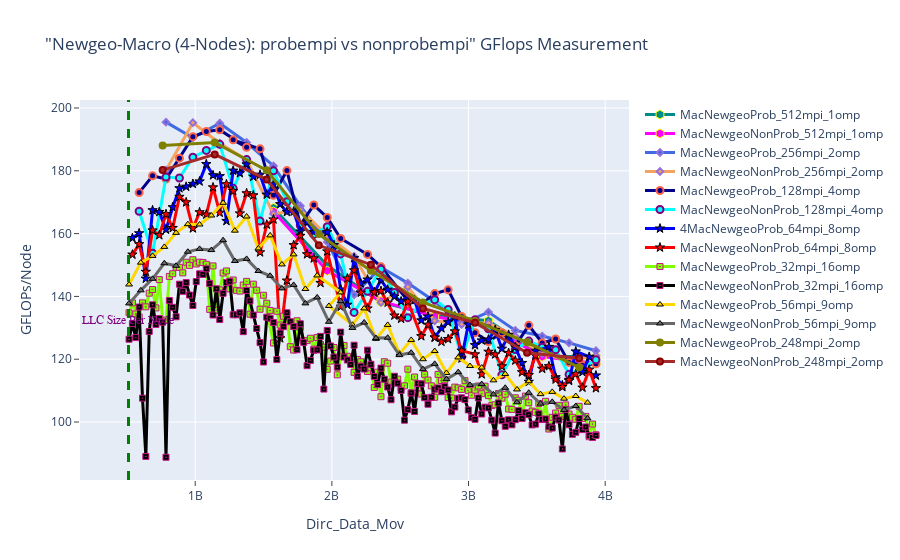

Here is the notebook cell this chart was saved with:
### Markdown cell above
## GFLOPS - Newgeo Macro: Probempi vs Nonprobempi

### Code cell
fig = go.Figure() 

# Case 1
fig.add_trace(go.Scatter(x=(dfn4MacNewgeoProb_512mpi_1omp.Dirc_Data_Mov*(dfn4MacNewgeoProb_512mpi_1omp.MPI_size/4)), 
                         y=(dfn4MacNewgeoProb_512mpi_1omp.GFLOPS*(dfn4MacNewgeoProb_512mpi_1omp.MPI_size/4)), 
                         mode='lines+markers', 
                         name='MacNewgeoProb_512mpi_1omp',
                         line=dict(color='darkcyan',width=3),
                         marker=dict(symbol='hexagon',size=9, line=dict(color='yellow',width=1))))

fig.add_trace(go.Scatter(x=(dfn4MacNewgeoNonProb_512mpi_1omp.Dirc_Data_Mov*(dfn4MacNewgeoNonProb_512mpi_1omp.MPI_size/4)), 
                         y=(dfn4MacNewgeoNonProb_512mpi_1omp.GFLOPS*(dfn4MacNewgeoNonProb_512mpi_1omp.MPI_size/4)), 
                         mode='lines+markers', 
                         name='MacNewgeoNonProb_512mpi_1omp',
                         line=dict(color='magenta',width=3),
                         marker=dict(symbol='hexagon',size=9, line=dict(color='yellow',width=1))))


# Case 2
fig.add_trace(go.Scatter(x=(dfn4MacNewgeoProb_256mpi_2omp.Dirc_Data_Mov*(dfn4MacNewgeoProb_256mpi_2omp.MPI_size/4)), 
                         y=(dfn4MacNewgeoProb_256mpi_2omp.GFLOPS*(dfn4MacNewgeoProb_256mpi_2omp.MPI_size/4)), 
                         mode='lines+markers', 
                         name='MacNewgeoProb_256mpi_2omp',
                         line=dict(color='royalblue',width=3),
                         marker=dict(symbol='diamond',size=5,line=dict(color='MediumPurple',width=2))))

fig.add_trace(go.Scatter(x=(dfn4MacNewgeoNonProb_256mpi_2omp.Dirc_Data_Mov*(dfn4MacNewgeoNonProb_256mpi_2omp.MPI_size/4)), 
                         y=(dfn4MacNewgeoNonProb_256mpi_2omp.GFLOPS*(dfn4MacNewgeoNonProb_256mpi_2omp.MPI_size/4)), 
                         mode='lines+markers', 
                         name='MacNewgeoNonProb_256mpi_2omp',
                         line=dict(color='sandybrown',width=3),
                         marker=dict(symbol='diamond',size=5,line=dict(color='MediumPurple',width=2))))


# Case 3
fig.add_trace(go.Scatter(x=(dfn4MacNewgeoProb_128mpi_4omp.Dirc_Data_Mov*(dfn4MacNewgeoProb_128mpi_4omp.MPI_size/4)), 
                         y=(dfn4MacNewgeoProb_128mpi_4omp.GFLOPS*(dfn4MacNewgeoProb_128mpi_4omp.MPI_size/4)), 
                         mode='lines+markers', 
                         name='MacNewgeoProb_128mpi_4omp',
                         line=dict(color='darkblue',width=3),
                         marker=dict(symbol='circle',size=7, line=dict(color='tomato',width=2))))

fig.add_trace(go.Scatter(x=(dfn4MacNewgeoNonProb_128mpi_4omp.Dirc_Data_Mov*(dfn4MacNewgeoNonProb_128mpi_4omp.MPI_size/4)), 
                         y=(dfn4MacNewgeoNonProb_128mpi_4omp.GFLOPS*(dfn4MacNewgeoNonProb_128mpi_4omp.MPI_size/4)), 
                         mode='lines+markers', 
                         name='MacNewgeoNonProb_128mpi_4omp',
                         line=dict(color='cyan',width=3),
                         marker=dict(symbol='circle',size=7,line=dict(color='Purple',width=2))))



# Case 4
fig.add_trace(go.Scatter(x=(dfn4MacNewgeoProb_64mpi_8omp.Dirc_Data_Mov*(dfn4MacNewgeoProb_64mpi_8omp.MPI_size/4)), 
                         y=(dfn4MacNewgeoProb_64mpi_8omp.GFLOPS*(dfn4MacNewgeoProb_64mpi_8omp.MPI_size/4)), 
                         mode='lines+markers', 
                         name='4MacNewgeoProb_64mpi_8omp',
                         line=dict(color='blue',width=3),
                         marker=dict(symbol='star',size=7, line=dict(color='black',width=1))))

fig.add_trace(go.Scatter(x=(dfn4MacNewgeoNonProb_64mpi_8omp.Dirc_Data_Mov*(dfn4MacNewgeoNonProb_64mpi_8omp.MPI_size/4)), 
                         y=(dfn4MacNewgeoNonProb_64mpi_8omp.GFLOPS*(dfn4MacNewgeoNonProb_64mpi_8omp.MPI_size/4)), 
                         mode='lines+markers', 
                         name='MacNewgeoNonProb_64mpi_8omp',
                         line=dict(color='red',width=3),
                         marker=dict(symbol='star',size=7, line=dict(color='black',width=1))))


# Case 5
fig.add_trace(go.Scatter(x=(dfn4MacNewgeoProb_32mpi_16omp.Dirc_Data_Mov*(dfn4MacNewgeoProb_32mpi_16omp.MPI_size/4)), 
                         y=(dfn4MacNewgeoProb_32mpi_16omp.GFLOPS*(dfn4MacNewgeoProb_32mpi_16omp.MPI_size/4)), 
                         mode='lines+markers', 
                         name='MacNewgeoProb_32mpi_16omp',
                         line=dict(color='chartreuse',width=3),
                         marker=dict(symbol='square-dot',size=6, line=dict(color='mediumvioletred',width=1))))

fig.add_trace(go.Scatter(x=(dfn4MacNewgeoNonProb_32mpi_16omp.Dirc_Data_Mov*(dfn4MacNewgeoNonProb_32mpi_16omp.MPI_size/4)), 
                         y=(dfn4MacNewgeoNonProb_32mpi_16omp.GFLOPS*(dfn4MacNewgeoNonProb_32mpi_16omp.MPI_size/4)), 
                         mode='lines+markers', 
                         name='MacNewgeoNonProb_32mpi_16omp',
                         line=dict(color='black',width=3),
                         marker=dict(symbol='square-dot',size=6, line=dict(color='mediumvioletred',width=1))))


# Case 6
fig.add_trace(go.Scatter(x=(dfn4MacNewgeoProb_56mpi_9omp.Dirc_Data_Mov*(dfn4MacNewgeoProb_56mpi_9omp.MPI_size/4)), 
                         y=(dfn4MacNewgeoProb_56mpi_9omp.GFLOPS*(dfn4MacNewgeoProb_56mpi_9omp.MPI_size/4)), 
                         mode='lines+markers', 
                         name='MacNewgeoProb_56mpi_9omp',
                         line=dict(color='gold',width=3),
                         marker=dict(symbol='triangle-up',size=6, line=dict(color='black',width=1))))

fig.add_trace(go.Scatter(x=(dfn4MacNewgeoNonProb_56mpi_9omp.Dirc_Data_Mov*(dfn4MacNewgeoNonProb_56mpi_9omp.MPI_size/4)), 
                         y=(dfn4MacNewgeoNonProb_56mpi_9omp.GFLOPS*(dfn4MacNewgeoNonProb_56mpi_9omp.MPI_size/4)), 
                         mode='lines+markers', 
                         name='MacNewgeoNonProb_56mpi_9omp',
                         line=dict(color='dimgray',width=3),
                         marker=dict(symbol='triangle-up',size=6, line=dict(color='black',width=1))))



# Case 7
fig.add_trace(go.Scatter(x=(dfn4MacNewgeoProb_248mpi_2omp.Dirc_Data_Mov*(dfn4MacNewgeoProb_248mpi_2omp.MPI_size/4)), 
                         y=(dfn4MacNewgeoProb_248mpi_2omp.GFLOPS*(dfn4MacNewgeoProb_248mpi_2omp.MPI_size/4)), 
                         mode='lines+markers', 
                         name='MacNewgeoProb_248mpi_2omp',
                         line=dict(color='olive',width=3),
                         marker=dict(symbol='circle',size=6, line=dict(color='olive',width=2))))

fig.add_trace(go.Scatter(x=(dfn4MacNewgeoNonProb_248mpi_2omp.Dirc_Data_Mov*(dfn4MacNewgeoNonProb_248mpi_2omp.MPI_size/4)), 
                         y=(dfn4MacNewgeoNonProb_248mpi_2omp.GFLOPS*(dfn4MacNewgeoNonProb_248mpi_2omp.MPI_size/4)), 
                         mode='lines+markers', 
                         name='MacNewgeoNonProb_248mpi_2omp',
                         line=dict(color='Brown',width=3),
                         marker=dict(symbol='circle',size=6, line=dict(color='darkred',width=2))))




# Adding a vertical line
fig.add_vline(x=512e6, line_width=3, line_dash="dash", line_color="green")
# fig.add_hline(y=1024, line_width=3, line_dash="dash", line_color="red")

# Add annotation
fig.add_annotation(
    x='512e6'
    , y=130
    , text=f'LLC Size Per Node'
    , yanchor='bottom'
    , showarrow=False
    , arrowhead=1
    , arrowsize=1
    , arrowwidth=2
    , arrowcolor="#636363"
    , ax=-20
    , ay=-30
    , font=dict(size=12, color="purple", family="Sans Serif")
    , align="left"
    ,)

fig.update_layout(title='"Newgeo-Macro (4-Nodes): probempi vs nonprobempi" GFlops Measurement',
                  xaxis_title='Dirc_Data_Mov', yaxis_title='GFLOPs/Node', 
                  xaxis=dict(ticks="outside"),  
                  yaxis=dict(ticks="outside"))

### Figure 1 — Plotly figure (JSON) as saved in the notebook; plotly's stock layout.template omitted (floating-point values rounded to 4 significant figures; data arrays with more than 128 entries replaced by an {"elided": "..."} marker saying what was removed)
{"data": [{"line": {"color": "darkcyan", "width": 3}, "marker": {"line": {"color": "yellow", "width": 1}, "size": 9, "symbol": "hexagon"}, "mode": "lines+markers", "name": "MacNewgeoProb_512mpi_1omp", "type": "scatter", "x": [1572864000, 1966080000, 2359296000, 2752512000, 3145728000, 3538944000, 3932160000], "y": [168.2, 149.8, 138.2, 133.9, 132.3, 120.9, 120.8]}, {"line": {"color": "magenta", "width": 3}, "marker": {"line": {"color": "yellow", "width": 1}, "size": 9, "symbol": "hexagon"}, "mode": "lines+markers", "name": "MacNewgeoNonProb_512mpi_1omp", "type": "scatter", "x": [1572864000, 1966080000, 2359296000, 2752512000, 3145728000, 3538944000, 3932160000], "y": [167.1, 148.2, 138.5, 133.6, 130.4, 120.8, 118.6]}, {"line": {"color": "royalblue", "width": 3}, "marker": {"line": {"color": "MediumPurple", "width": 2}, "size": 5, "symbol": "diamond"}, "mode": "lines+markers", "name": "MacNewgeoProb_256mpi_2omp", "type": "scatter", "x": [786432000, 983040000, 1179648000, 1376256000, 1572864000, 1769472000, 1966080000, 2162688000, 2359296000, 2555904000, 2752512000, 2949120000, 3145728000, 3342336000, 3538944000, 3735552000, 3932160000], "y": [195.5, 190.5, 195.1, 189.0, 181.5, 168.8, 157.3, 140.5, 149.3, 144.2, 138.4, 131.3, 135.0, 129.2, 127.4, 125.2, 122.7]}, {"line": {"color": "sandybrown", "width": 3}, "marker": {"line": {"color": "MediumPurple", "width": 2}, "size": 5, "symbol": "diamond"}, "mode": "lines+markers", "name": "MacNewgeoNonProb_256mpi_2omp", "type": "scatter", "x": [786432000, 983040000, 1179648000, 1376256000, 1572864000, 1769472000, 1966080000, 2162688000, 2359296000, 2555904000, 2752512000, 2949120000, 3145728000, 3342336000, 3538944000, 3735552000, 3932160000], "y": [180.2, 195.3, 188.8, 183.5, 166.3, 167.6, 159.4, 152.7, 138.1, 143.0, 132.2, 131.1, 131.5, 127.3, 121.8, 119.6, 121.1]}, {"line": {"color": "darkblue", "width": 3}, "marker": {"line": {"color": "tomato", "width": 2}, "size": 7, "symbol": "circle"}, "mode": "lines+markers", "name": "MacNewgeoProb_128mpi_4omp", "type": "scatter", "x": [589824000, 688128000, 786432000, 884736000, 983040000, 1081344000, 1179648000, 1376256000, 1277952000, 1474560000, 1572864000, 1671168000, 1769472000, 1867776000, 1966080000, 2064384000, 2260992000, 2359296000, 2555904000, 2654208000, 2752512000, 2850816000, 2949120000, 3047424000, 3145728000, 3244032000, 3342336000, 3440640000, 3538944000, 3637248000, 3735552000, 3833856000, 3932160000], "y": [173.1, 178.4, 177.4, 184.0, 190.9, 192.5, 193.0, 187.5, 189.9, 187.0, 172.2, 180.1, 162.8, 169.1, 165.1, 158.5, 153.4, 149.4, 138.7, 137.4, 140.9, 142.1, 133.6, 128.5, 125.6, 128.4, 124.3, 130.8, 125.2, 126.4, 119.0, 118.1, 118.6]}, {"line": {"color": "cyan", "width": 3}, "marker": {"line": {"color": "Purple", "width": 2}, "size": 7, "symbol": "circle"}, "mode": "lines+markers", "name": "MacNewgeoNonProb_128mpi_4omp", "type": "scatter", "x": [589824000, 688128000, 786432000, 884736000, 983040000, 1081344000, 1179648000, 1277952000, 1376256000, 1474560000, 1572864000, 1671168000, 1769472000, 1867776000, 1966080000, 2064384000, 2162688000, 2260992000, 2359296000, 2457600000, 2555904000, 2654208000, 2752512000, 2850816000, 2949120000, 3047424000, 3145728000, 3244032000, 3342336000, 3440640000, 3538944000, 3637248000, 3735552000, 3833856000, 3932160000], "y": [167.1, 153.7, 178.0, 177.7, 184.3, 186.5, 188.4, 174.4, 183.6, 164.0, 180.0, 170.1, 162.6, 159.7, 162.2, 153.5, 134.9, 141.6, 148.7, 141.3, 133.2, 137.5, 139.0, 135.8, 120.7, 132.5, 129.7, 115.0, 123.1, 125.8, 123.9, 123.0, 115.2, 117.2, 119.8]}, {"line": {"color": "blue", "width": 3}, "marker": {"line": {"color": "black", "width": 1}, "size": 7, "symbol": "star"}, "mode": "lines+markers", "name": "4MacNewgeoProb_64mpi_8omp", "type": "scatter", "x": [540672000, 589824000, 638976000, 688128000, 737280000, 786432000, 835584000, 884736000, 933888000, 983040000, 1032192000, 1081344000, 1130496000, 1179648000, 1228800000, 1277952000, 1327104000, 1376256000, 1425408000, 1474560000, 1523712000, 1572864000, 1622016000, 1671168000, 1720320000, 1769472000, 1818624000, 1867776000, 1966080000, 2015232000, 2064384000, 2113536000, 2162688000, 2211840000, 2260992000, 2310144000, 2359296000, 2408448000, 2457600000, 2506752000, 2555904000, 2605056000, 2654208000, 2703360000, 2752512000, 2801664000, 2850816000, 2899968000, 2949120000, 2998272000, 3047424000, 3096576000, 3145728000, 3194880000, 3244032000, 3293184000, 3342336000, 3391488000, 3440640000, 3489792000, 3588096000, 3637248000, 3686400000, 3735552000, 3784704000, 3883008000, 3833856000, 3932160000], "y": [158.6, 160.1, 145.7, 167.4, 166.9, 161.3, 168.4, 174.4, 174.9, 175.8, 176.6, 182.1, 178.6, 178.3, 164.0, 180.1, 179.2, 182.1, 178.1, 178.8, 172.4, 175.7, 169.4, 166.9, 167.0, 160.7, 163.6, 160.5, 160.5, 156.3, 142.2, 137.4, 152.2, 144.1, 145.4, 141.2, 145.2, 142.2, 140.0, 138.4, 139.9, 138.8, 132.4, 133.6, 126.9, 129.9, 131.8, 133.6, 120.3, 131.1, 124.5, 126.0, 126.3, 129.3, 123.4, 127.8, 123.9, 118.8, 112.8, 122.7, 123.9, 114.3, 111.7, 113.1, 122.5, 120.8, 115.9, 114.8]}, {"line": {"color": "red", "width": 3}, "marker": {"line": {"color": "black", "width": 1}, "size": 7, "symbol": "star"}, "mode": "lines+markers", "name": "MacNewgeoNonProb_64mpi_8omp", "type": "scatter", "x": [540672000, 589824000, 638976000, 688128000, 737280000, 786432000, 835584000, 884736000, 933888000, 983040000, 1032192000, 1081344000, 1130496000, 1179648000, 1228800000, 1277952000, 1327104000, 1376256000, 1425408000, 1474560000, 1523712000, 1572864000, 1622016000, 1671168000, 1720320000, 1769472000, 1818624000, 1867776000, 1916928000, 1966080000, 2064384000, 2113536000, 2162688000, 2211840000, 2260992000, 2310144000, 2359296000, 2408448000, 2457600000, 2506752000, 2555904000, 2654208000, 2703360000, 2752512000, 2801664000, 2850816000, 2899968000, 2949120000, 3047424000, 3096576000, 3145728000, 3194880000, 3244032000, 3293184000, 3342336000, 3391488000, 3440640000, 3489792000, 3538944000, 3588096000, 3637248000, 3686400000, 3735552000, 3784704000, 3833856000, 3883008000, 3932160000], "y": [153.3, 156.6, 147.8, 161.0, 159.5, 166.2, 161.8, 171.7, 170.0, 161.7, 166.8, 166.1, 174.7, 166.7, 175.7, 173.6, 166.4, 172.8, 172.2, 154.0, 162.9, 164.5, 126.7, 145.0, 156.3, 159.3, 153.4, 152.1, 144.3, 154.3, 136.7, 145.7, 148.3, 141.2, 136.2, 141.4, 141.7, 138.0, 133.9, 132.9, 138.4, 127.3, 131.0, 126.9, 125.6, 126.4, 128.9, 122.7, 121.6, 115.2, 122.4, 121.5, 117.7, 122.0, 119.6, 115.9, 114.9, 121.2, 117.0, 117.8, 113.6, 111.2, 113.4, 115.3, 111.0, 116.7, 110.8]}, {"line": {"color": "chartreuse", "width": 3}, "marker": {"line": {"color": "mediumvioletred", "width": 1}, "size": 6, "symbol": "square-dot"}, "mode": "lines+markers", "name": "MacNewgeoProb_32mpi_16omp", "type": "scatter", "x": {"elided": "140 int values"}, "y": {"elided": "140 float values"}}, {"line": {"color": "black", "width": 3}, "marker": {"line": {"color": "mediumvioletred", "width": 1}, "size": 6, "symbol": "square-dot"}, "mode": "lines+markers", "name": "MacNewgeoNonProb_32mpi_16omp", "type": "scatter", "x": {"elided": "140 int values"}, "y": {"elided": "140 float values"}}, {"line": {"color": "gold", "width": 3}, "marker": {"line": {"color": "black", "width": 1}, "size": 6, "symbol": "triangle-up"}, "mode": "lines+markers", "name": "MacNewgeoProb_56mpi_9omp", "type": "scatter", "x": [516096000, 602112000, 688128000, 774144000, 860160000, 946176000, 1032192000, 1118208000, 1204224000, 1290240000, 1376256000, 1462272000, 1548288000, 1634304000, 1720320000, 1806336000, 1892352000, 2064384000, 1978368000, 2150400000, 2236416000, 2322432000, 2408448000, 2494464000, 2580480000, 2666496000, 2752512000, 2838528000, 2924544000, 3010560000, 3096576000, 3182592000, 3268608000, 3354624000, 3440640000, 3526656000, 3612672000, 3698688000, 3784704000, 3870720000], "y": [143.8, 150.8, 152.9, 155.8, 160.2, 163.0, 162.9, 165.8, 169.8, 160.9, 165.4, 155.3, 159.4, 150.2, 153.4, 142.4, 146.7, 141.3, 137.0, 131.0, 136.2, 126.5, 130.9, 121.8, 126.1, 120.0, 122.6, 115.6, 120.6, 117.8, 117.3, 113.3, 115.3, 110.4, 113.0, 108.9, 109.6, 107.4, 108.3, 106.2]}, {"line": {"color": "dimgray", "width": 3}, "marker": {"line": {"color": "black", "width": 1}, "size": 6, "symbol": "triangle-up"}, "mode": "lines+markers", "name": "MacNewgeoNonProb_56mpi_9omp", "type": "scatter", "x": [516096000, 602112000, 688128000, 774144000, 860160000, 946176000, 1032192000, 1118208000, 1204224000, 1290240000, 1376256000, 1462272000, 1548288000, 1634304000, 1720320000, 1806336000, 1892352000, 1978368000, 2064384000, 2150400000, 2236416000, 2322432000, 2408448000, 2494464000, 2580480000, 2666496000, 2752512000, 2838528000, 2924544000, 3010560000, 3096576000, 3182592000, 3268608000, 3354624000, 3440640000, 3526656000, 3612672000, 3698688000, 3784704000, 3870720000], "y": [137.8, 141.9, 145.6, 150.6, 149.7, 154.2, 155.1, 154.8, 157.9, 151.3, 151.9, 148.1, 146.6, 142.6, 143.7, 137.8, 139.7, 131.9, 138.5, 130.0, 131.7, 126.7, 126.9, 121.3, 122.1, 116.8, 118.5, 113.6, 115.9, 111.8, 112.1, 108.8, 110.9, 106.3, 109.3, 105.8, 106.4, 103.9, 105.1, 101.2]}, {"line": {"color": "olive", "width": 3}, "marker": {"line": {"color": "olive", "width": 2}, "size": 6, "symbol": "circle"}, "mode": "lines+markers", "name": "MacNewgeoProb_248mpi_2omp", "type": "scatter", "x": [761856000, 1142784000, 1523712000, 1904640000, 2285568000, 2666496000, 3047424000, 3428352000, 3809280000], "y": [188.1, 189.0, 180.1, 159.8, 148.1, 138.1, 132.2, 125.4, 117.4]}, {"line": {"color": "Brown", "width": 3}, "marker": {"line": {"color": "darkred", "width": 2}, "size": 6, "symbol": "circle"}, "mode": "lines+markers", "name": "MacNewgeoNonProb_248mpi_2omp", "type": "scatter", "x": [761856000, 1142784000, 1523712000, 1904640000, 2285568000, 2666496000, 3047424000, 3428352000, 3809280000], "y": [180.2, 185.2, 177.2, 156.3, 150.1, 136.2, 131.6, 122.1, 120.3]}], "layout": {"annotations": [{"align": "left", "arrowcolor": "#636363", "arrowhead": 1, "arrowsize": 1, "arrowwidth": 2, "ax": -20, "ay": -30, "font": {"color": "purple", "family": "Sans Serif", "size": 12}, "showarrow": false, "text": "LLC Size Per Node", "x": "512e6", "y": 130, "yanchor": "bottom"}], "shapes": [{"line": {"color": "green", "dash": "dash", "width": 3}, "type": "line", "x0": 512000000, "x1": 512000000, "xref": "x", "y0": 0, "y1": 1, "yref": "y domain"}], "title": {"text": "\"Newgeo-Macro (4-Nodes): probempi vs nonprobempi\" GFlops Measurement"}, "xaxis": {"ticks": "outside", "title": {"text": "Dirc_Data_Mov"}}, "yaxis": {"ticks": "outside", "title": {"text": "GFLOPs/Node"}}}}
